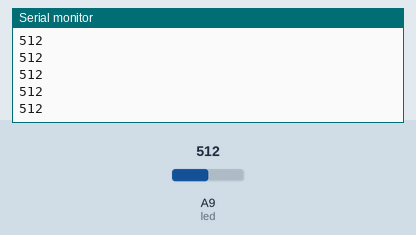
The sketch below on a simulated Arduino Mega 2560, built with avr-gcc and run on an emulated ATmega2560. Parts: the last lines printed to the serial monitor. The test bench sets the inputs (shaded band); at power-on: A9 (led) = 512.

Above: at 1.2 s.
1.3 s: A9 (led) set to 716
At 2.0 s:
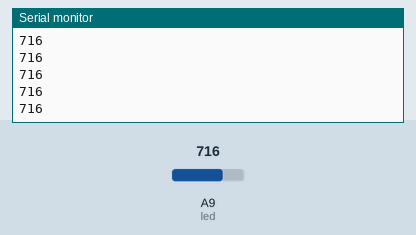
2.8 s: A9 (led) set to 900
At 3.9 s:
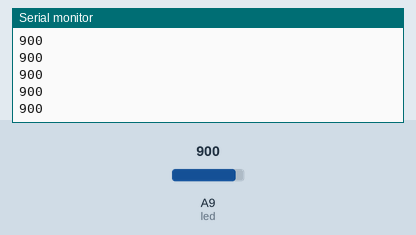
Timing chart, 0 to 5.8 s (numbered marks = the images above; inputs shaded):
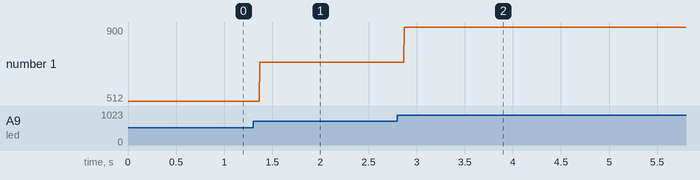

The sketch:

infrarossi.ino
```cpp
#define led A9      //definisco il pin digitale con un nome

void setup ()
{
  Serial.begin(9600);   //inizializzo il monitor seriale per poter leggere i valori del sensore
}

void loop () {
int valore = analogRead(led);   //inserisco in una variabile il valore letto dal sensore
Serial.println(valore);         //stampo a monitor il valore del sensore
}
```

Measured:
- after the input at 1.3 s, the serial monitor: prints a new line after 0.07 s (image 1)
- after the input at 2.8 s, the serial monitor: prints a new line after 0.07 s (image 2)
- plotted number 1: 512 → 716 after the input at 1.3 s, 716 → 900 after the input at 2.8 s
